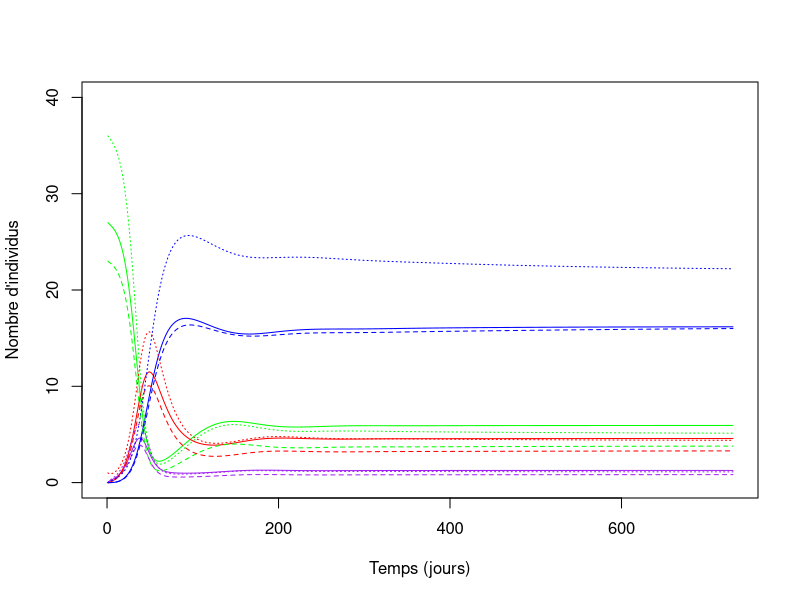

Source code (R): (Note: this script raises an error after producing the figure.)
### Modele dont la sensibilite doit etre analysee dans le cadre du projet MODE-MPI 2023-2024

### Le modele est ici defini sous forme de fonction pour faciliter vos analyses de sensibilite (AS)
### La fonction renvoie les sorties ponctuelles qui sont a analyser dans l'AS

modAppli <- function(parametre){  

  # CONDITIONS DE SIMULATION
  temps = 2*365; # nb de pas de temps (en jours)
  # initialisation pour la sauvegarde de 4 sorties ponctuelles pour chaque jeu de parametres
  sorties <- matrix(0, nrow=nrow(parametre), ncol=4)
  #initialisation pour la sauvegarde des dynamique de la population
  sortiepop=matrix(0,16,2*365)

  # boucle des scenarios de l'echantillonnage de l'AS
  for (i in 1:nrow(parametre)) { 

    # STRUCTURE & PARAMETRES DU MODELE

    # XX
    K = parametre[i,1];		# xx
    sr = parametre[i,2];	# xx
    m1 = parametre[i,3];	# mort naturelle classe 1
    m2 = parametre[i,4];	# mort naturelle classe 2
    m3 = parametre[i,5];	# mort naturelle classe 3
    f2 = parametre[i,6];	# xx
    f3 = parametre[i,7];	# xx
    portee = parametre[i,8];	# xx
    t1 = parametre[i,9];	# xx
    t2 = parametre[i,10];	# xx

    # XX
    trans = parametre[i,11]; # tx transmission
    lat = parametre[i,12];	# latence
    rec = parametre[i,13];	# xx
    loss = parametre[i,14];	# xx
    madd = parametre[i,15];	# xx

    # INITIALISATION
    MAT <- array(0, dim=c(4,4,temps)); # nb indiv par classe d'age en ligne (derniere ligne = pop tot), etat de sante en colonne, pas de temps (dimension 3)
    nvinf <- array(0, dim=c(temps));
    
    #Plot
    plot(x = NA, y = NA, xlim = c(0, 730), ylim = c(0, 40),
         type = "n", xlab = "Temps (jours)", ylab = "Nombre d'individus")

    # conditions initiales (la population est a sa structure d'equilibre, calculee par ailleurs)
    MAT[1,1,1] <- 27; # xx
    MAT[2,1,1] <- 23; # xx
    MAT[3,1,1] <- 36; # xx
    MAT[3,3,1] <- 1;  # xx
    # effectifs par etat de sante
    MAT[4,1,1] <- sum(MAT[1:3,1,1]); MAT[4,2,1] <- sum(MAT[1:3,2,1]); MAT[4,3,1] <- sum(MAT[1:3,3,1]); MAT[4,4,1] <- sum(MAT[1:3,4,1]);

    #condition initiale
    sortiepop[1,1]=27
    sortiepop[5,1]=23
    sortiepop[9,1]=36
    sortiepop[11,1]=1
    sortiepop[13,1]=sortiepop[1,1]+sortiepop[5,1]+sortiepop[9,1]
    sortiepop[14,1]=sortiepop[2,1]+sortiepop[6,1]+sortiepop[10,1]
    sortiepop[15,1]=sortiepop[3,1]+sortiepop[7,1]+sortiepop[11,1]
    sortiepop[16,1]=sortiepop[4,1]+sortiepop[8,1]+sortiepop[12,1]
    
    # SIMULATIONS
    # boucle du temps
    for (t in 1:(temps-1)) { 
     # classe d'age 1 (nouveau-ne)
      # RQ : les naissances sont XX, les nouveaux nes etant dans l'etat XX
      N <- sum(MAT[4,,t]);	# taille de la pop en t
	MAT[1,1,t+1] <- MAT[1,1,t]*(1-m1-t1-trans*MAT[4,3,t]/N) + loss*MAT[1,4,t]      + max(0, sr*portee*(sum(MAT[2,,t])*f2 + sum(MAT[3,,t])*f3) * (1 - N/K)); 
	MAT[1,2,t+1] <- MAT[1,2,t]*(1-m1-t1-lat)			  + trans*MAT[1,1,t]*MAT[4,3,t]/N; 
	MAT[1,3,t+1] <- MAT[1,3,t]*(1-m1-madd-t1-rec)  		  + lat*MAT[1,2,t]; 
	MAT[1,4,t+1] <- MAT[1,4,t]*(1-m1-t1-loss) 		  + rec*MAT[1,3,t]; 
     # classe d'age 2 (jeune)
	MAT[2,1,t+1] <- MAT[1,1,t]*t1	+ MAT[2,1,t]*(1-m2-t2-trans*MAT[4,3,t]/N) + loss*MAT[2,4,t];
	MAT[2,2,t+1] <- MAT[1,2,t]*t1	+ MAT[2,2,t]*(1-m2-t2-lat)			+ trans*MAT[2,1,t]*MAT[4,3,t]/N;
	MAT[2,3,t+1] <- MAT[1,3,t]*t1	+ MAT[2,3,t]*(1-m2-madd-t2-rec)		+ lat*MAT[2,2,t];
	MAT[2,4,t+1] <- MAT[1,4,t]*t1	+ MAT[2,4,t]*(1-m2-t2-loss)			+ rec*MAT[2,3,t];
     # classe d'age 3 (adulte)
	MAT[3,1,t+1] <- MAT[2,1,t]*t2	+ MAT[3,1,t]*(1-m3-trans*MAT[4,3,t]/N) 	+ loss*MAT[3,4,t];
	MAT[3,2,t+1] <- MAT[2,2,t]*t2	+ MAT[3,2,t]*(1-m3-lat)				+ trans*MAT[3,1,t]*MAT[4,3,t]/N;
	MAT[3,3,t+1] <- MAT[2,3,t]*t2	+ MAT[3,3,t]*(1-m3-madd-rec)			+ lat*MAT[3,2,t];
	MAT[3,4,t+1] <- MAT[2,4,t]*t2	+ MAT[3,4,t]*(1-m3-loss)			+ rec*MAT[3,3,t];
     # calcul des effectifs par etat de sante
	MAT[4,1,t+1] <- sum(MAT[1:3,1,t+1]); 
	MAT[4,2,t+1] <- sum(MAT[1:3,2,t+1]); 
	MAT[4,3,t+1] <- sum(MAT[1:3,3,t+1]); 
	MAT[4,4,t+1] <- sum(MAT[1:3,4,t+1]);
	nvinf[t+1]   <- trans*MAT[4,1,t]*MAT[4,3,t]/N

	#NN
	sortiepop[1,t+1]=MAT[1,1,t+1]
	sortiepop[2,t+1]=MAT[1,2,t+1]
	sortiepop[3,t+1]=MAT[1,3,t+1]
	sortiepop[4,t+1]=MAT[1,4,t+1]
  #J
	sortiepop[5,t+1]=MAT[2,1,t+1]
	sortiepop[6,t+1]=MAT[2,2,t+1]
	sortiepop[7,t+1]=MAT[2,3,t+1]
	sortiepop[8,t+1]=MAT[2,4,t+1]
  #A
	sortiepop[9,t+1]=MAT[3,1,t+1]
	sortiepop[10,t+1]=MAT[3,2,t+1]
	sortiepop[11,t+1]=MAT[3,3,t+1]
	sortiepop[12,t+1]=MAT[3,4,t+1]
  #pop totale
	sortiepop[13,t+1]=MAT[4,1,t+1]#sain
	sortiepop[14,t+1]=MAT[4,2,t+1]#IN
	sortiepop[15,t+1]=MAT[4,3,t+1]#II
	sortiepop[16,t+1]=MAT[4,4,t+1]#R
	
    }# fin boucle temps

    # sorties ponctuelles a analyser
    # taux des infectes au dernier jours
    sortie1 <- (MAT[4,2,temps]+MAT[4,3,temps])/sum(MAT[4,,temps])
    # incidence du dernier jour
    sortie2 <- nvinf[temps]
    # nbr max d'infectes infectieux sur les 2 ans
    sortie3 <- max(MAT[4,3,1:temps])
    # incidence sur l'année
    sortie4 <- sum(nvinf[1:365])
    
    sorties[i,1] <- sortie1;
    sorties[i,2] <- sortie2;
    sorties[i,3] <- sortie3;
    sorties[i,4] <- sortie4;
    
  }# fin boucle scenarios AS
  lines(sortiepop[1,],col="green")
  lines(sortiepop[2,],col="purple")
  lines(sortiepop[3,],col="red")
  lines(sortiepop[4,],col="blue")
  lines(sortiepop[5,],lty = 2,col="green")
  lines(sortiepop[6,],lty = 2,col="purple")
  lines(sortiepop[7,],lty = 2,col="red")
  lines(sortiepop[8,],lty = 2,col="blue")
  lines(sortiepop[9,],lty = 3,col="green")
  lines(sortiepop[10,],lty = 3,col="purple")
  lines(sortiepop[11,],lty = 3,col="red")
  lines(sortiepop[12,],lty = 3,col="blue")
  #lines(sortiepop[13,],col="green")
  #lines(sortiepop[14,],col="purple")
  #lines(sortiepop[15,],col="red")
  #lines(sortiepop[16,],col="blue")
  
  return(sorties)
} # fin fonction du modele

# END
ValNominale = c(100, 0.5, 0.0014, 0.00029, 0.0019, 0.0019, 0.0082, 5, 1/365, 
                1/365, 0.3, 1/5, 1/20, 1/100, 0.001)

Par=matrix(ValNominale,nrow=1,ncol=15)
modAppli(Par)

ggplot(modAppli(Par))
